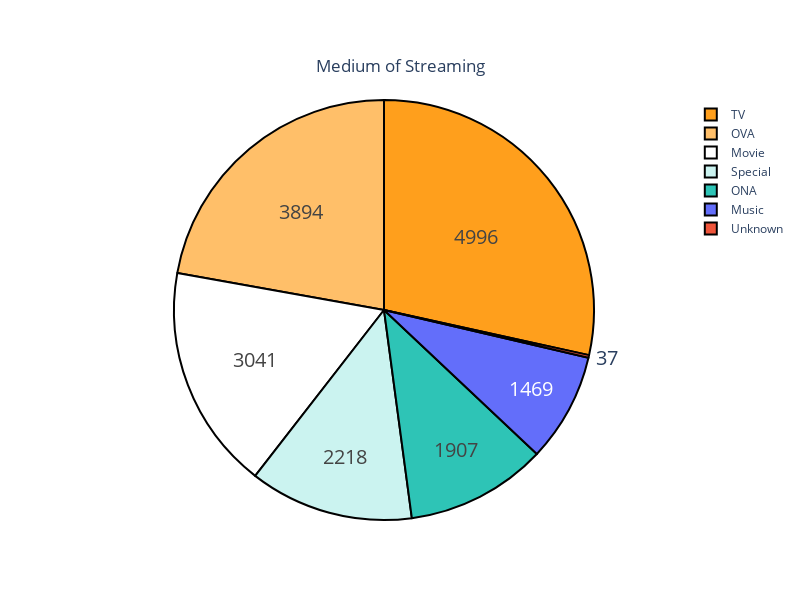

Notebook code for this chart:
### Code cell
labels = animes['Type'].value_counts().index
values = animes['Type'].value_counts().values
colors = ["ff9f1c","ffbf69","ffffff","cbf3f0","2ec4b6"]
fig = go.Figure(data=[go.Pie(labels=labels,
                             values=values)],layout=go.Layout(height=600, width=800))
fig.update_traces(hoverinfo='label+percent', textinfo='value', textfont_size=20,
                  marker=dict(colors=colors, line=dict(color='#000000', width=2)))

fig.update_layout(
    title={
        'text': "Medium of Streaming",
        'y':0.9,
        'x':0.5,
        'xanchor': 'center',
        'yanchor': 'top'})

fig.show()

### Figure 1 — Plotly figure (JSON) as saved in the notebook; plotly's stock layout.template omitted (floating-point values rounded to 4 significant figures)
{"data": [{"hoverinfo": "label+percent", "labels": ["TV", "OVA", "Movie", "Special", "ONA", "Music", "Unknown"], "marker": {"colors": ["ff9f1c", "ffbf69", "ffffff", "cbf3f0", "2ec4b6"], "line": {"color": "#000000", "width": 2}}, "textfont": {"size": 20}, "textinfo": "value", "type": "pie", "values": [4996, 3894, 3041, 2218, 1907, 1469, 37]}], "layout": {"height": 600, "title": {"text": "Medium of Streaming", "x": 0.5, "xanchor": "center", "y": 0.9, "yanchor": "top"}, "width": 800}}
